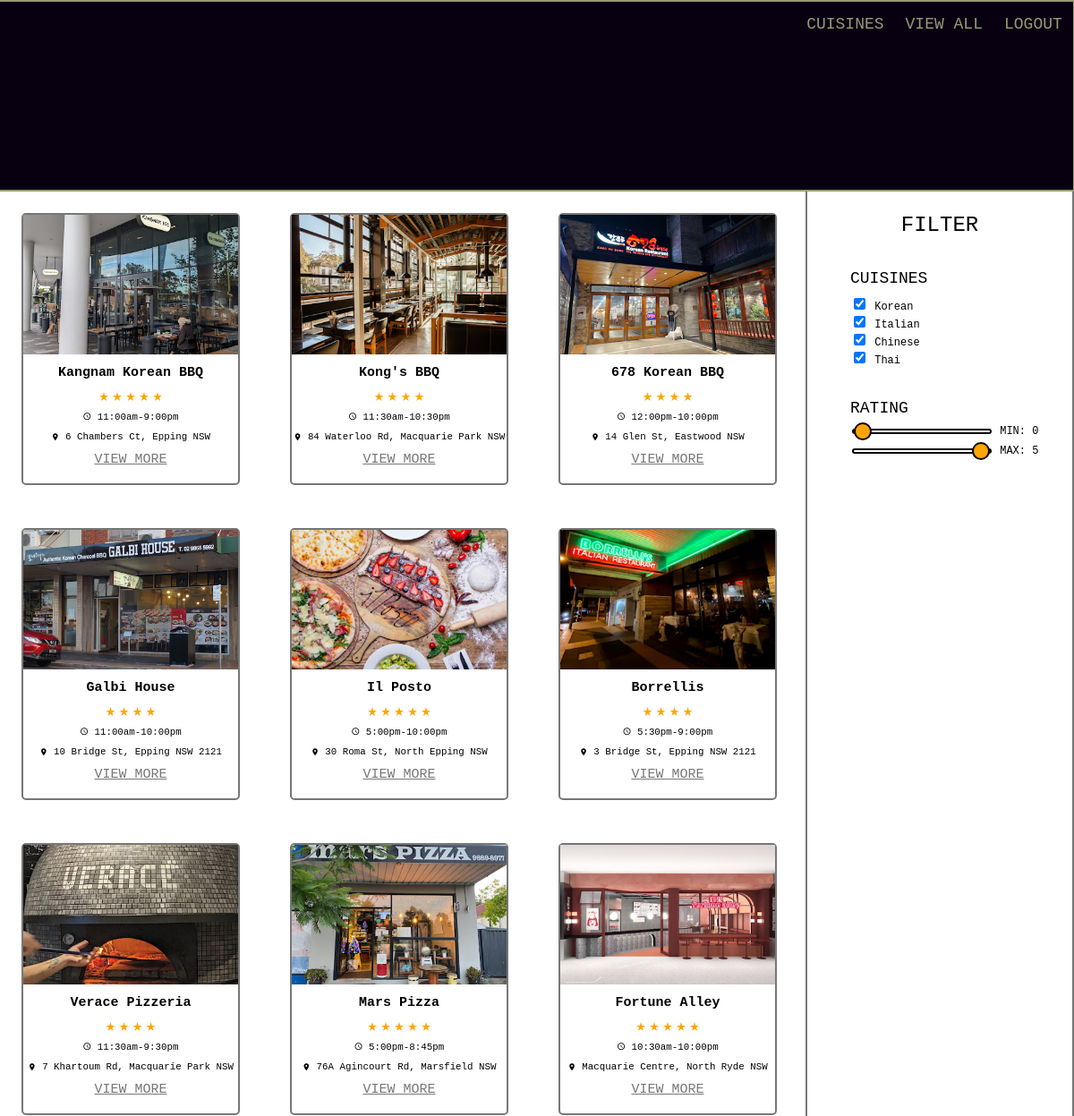
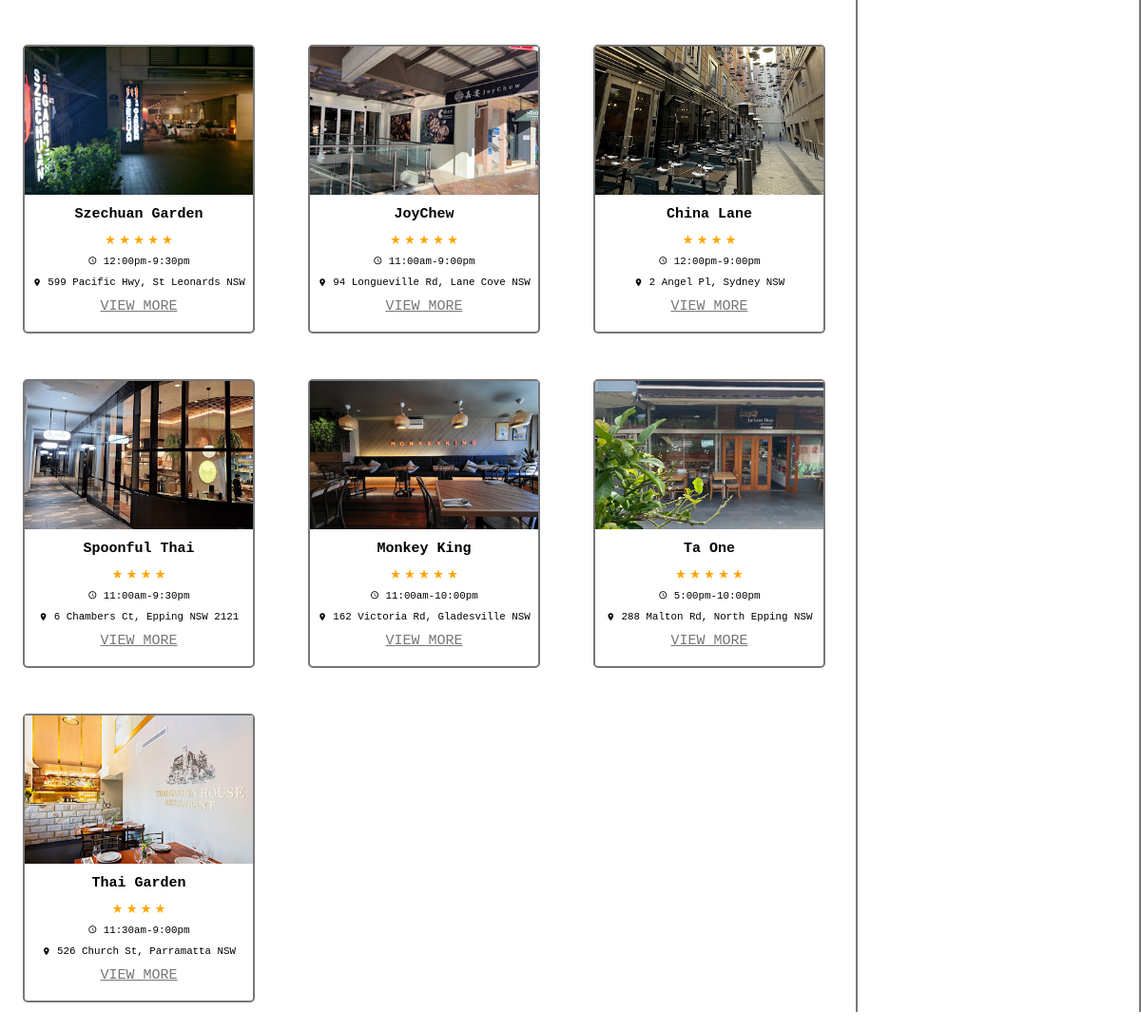
The page /?view=catalogue (signed in) on the database its author committed (2 pictures, top to bottom).
### tables this page shows
CREATE TABLE "catalogue" (
    place_id INTEGER PRIMARY KEY AUTOINCREMENT,
    name TEXT NOT NULL,
    category TEXT NOT NULL,
    coordx FLOAT NOT NULL,
    coordy FLOAT NOT NULL,
    address TEXT NOT NULL,
    open_hours TEXT NOT NULL,
    website TEXT NOT NULL,
    phone_number TEXT NOT NUll
, rating FLOAT);

CREATE TABLE "images" ("set_id" INTEGER NOT NULL PRIMARY KEY AUTOINCREMENT, image1 TEXT NOT NULl, image2 TEXT NOT NULL, image3 TEXT NOT NULL);

### app.py (the view)
@app.route('/', methods=['GET'])
def home():
    try:
        return render_template('index.html',
                               signed_in=session['logged_in'], # <- the part that will be caught if the user is not logged in
                               view=request.args.get("view"),
                               catalogue=sqlite3.connect('database/data.db').cursor()
                                .execute("SELECT * FROM catalogue").fetchall(),
                                images=sqlite3.connect('database/data.db').cursor()
                                .execute("SELECT * FROM images").fetchall(),
                                close=sqlite3.connect('database/data.db').close())
    except KeyError: # if the user isnt logged in
        return render_template('login.html')

### templates/index.html (shortened to what this page needs)
{% include "menu.html" %}
{%if view=="catalogue"%}
    <div class="cataloguecontainer">
    <div class="catalogue">
        {% for i in catalogue %}
            <div class={{i[2]}} rating={{i[9]}}>
            <div class="card">
            <div class="imgcontainer"><img src="static/images/{{images[i[0]][1]}}.png"></div>
                <p style="text-align: center; font-weight: 600; font-size: 1.25vw; margin: 1vw;">{{i[1]}}</p>
                <p style="text-align: center;"><i class="material-icons" style="font-size: 1vw; color: orange; text-align: center;">
                    {% if i[9]>=0.5 %}
                    {% if i[9]>=1.5 %}
                        {% if i[9]>=2.5 %}
                            {% if i[9]>=3.5 %}
                                {% if i[9]>=4.5 %}
                                    star_rate star_rate star_rate star_rate star_rate
                                {%else%}
                                    star_rate star_rate star_rate star_rate
                                {%endif%}
                            {%else%}
                                star_rate star_rate star_rate
                            {%endif%}
                        {%else%}
                            star_rate star_rate
                        {%endif%}
                    {%else%}
                        star_rate
                    {%endif%}
                {%endif%}
                </i></p>
                <p style="text-align: center;"><i class="material-icons" style="font-size: 0.8vw; text-align: center; vertical-align: middle;">schedule</i> {{i[6]}}</p>
                <p style="text-align: center;"><i class="material-icons" style="font-size: 0.8vw; text-align: center; vertical-align: middle;">location_on</i> {{i[5]}}</p>
                <a class="viewmore" href="{{url_for('showplace', place_id=i[0])}}">VIEW MORE</a>
            </div>
            </div>
        {%endfor%}
    </div>
    <div style="font-size: 2vw; border: 2px solid #777; border-top: none; border-bottom:none; color: #000; text-align: center; padding-top: 2vw;">
        FILTER
        <div style="margin-top: 3vw; text-align: left; margin-left: 4vw;"><p style="font-size: 1.5vw;  margin-bottom: -1.5vw;">CUISINES</p><br>
            <input type="checkbox" id="Korean" onclick="updatecatalogue()" checked><label style="font-size: 1vw;"> Korean</label><br>
            <input type="checkbox" id="Italian" onclick="updatecatalogue()" checked><label style="font-size: 1vw;"> Italian</label><br>
            <input type="checkbox" id="Chinese" onclick="updatecatalogue()" checked><label style="font-size: 1vw;"> Chinese</label><br>
            <input type="checkbox" id="Thai" onclick="updatecatalogue()" checked><label style="font-size: 1vw;"> Thai</label><br>
        </div>
        <div style="margin-top: 3vw; text-align: left; margin-left: 4vw;"><p style="font-size: 1.5vw;  margin-bottom: -1.5vw;">RATING</p><br>
            <input type="range" min="0" max="50" value="0" class="ratingslider" id="minrating"><label style="font-size: 1vw" id="minratingtext"> MIN: 0</label>
            <input type="range" min="0" max="50" value="50" class="ratingslider" id="maxrating"><label style="font-size: 1vw" id="maxratingtext"> MAX: 5</label>
    </div>
    </div>
{%endif%}

### templates/menu.html (shortened to what this page needs)
<link rel="stylesheet" href="{{ url_for('static', filename='css/style.css') }}">
<ul>
    {% if session.logged_in %}
        <li> <a href="{{url_for('home', view='category')}}">CUISINES</a></li>
        <li> <a href="{{url_for('home', view='catalogue')}}">VIEW ALL</a></li>
        <li><a href="{{ url_for('logout') }}">LOGOUT</a></li>
    {% else %}
        <li> <a href="{{ url_for('login') }}">LOGIN</a></li>
        <li> <a href="{{ url_for('signup') }}">SIGNUP</a></li>
    {%endif%}
</ul>

### static/css/style.css (style rules this page uses)
ul { max-width: 99.9vw; justify-content: right; display: flex; list-style-type: none; margin: 0; padding: 0; border-style: solid; border-width: 0.2vw; border-color: #997; border-left: none; width: 100%; background-color:#080011; height: 9vh; }
ul > li { right: 1vw; position: relative; display: block; text-align: center; padding-top: 0.75vw; padding-bottom: 0.75vw; padding-left:2vw; }
ul > li a { padding-top: 0.5vw; padding-bottom: 0.5vw; position: relative; display: block; text-align: center; font-size: 1.5vw; text-decoration: none; color: #997; }
.cataloguecontainer { display: grid; grid-template-columns: 75vw 25vw; }
.catalogue { display: grid; grid-template-columns: auto auto auto; width: 75vw; height: 90vh; overflow-x: hidden; overflow-y: scroll; font-size: 0.9vw }
.card { border: 2px solid #777; border-radius: 5px; width: 20vw; height: 25vw; margin: 2vw; text-align: center; }
.imgcontainer { width: 20vw; height: 13vw; overflow: hidden; display: flex; }
.card > .imgcontainer > img { width: 20.1vw; height: 13.1vw; position: relative; left: 50%; top: 50%; transform: translateX(-50%) translateY(-50%); }
.card > a { text-decoration:underline; color: #777; width: 100%; text-align: center; font-size: 1.25vw; }
.ratingslider { margin-bottom: 1vw; appearance: none; -webkit-appearance: none; height: 0.5vw; width: 13vw; outline: none; background-color: #fff; border: 2px solid #000; border-radius: 5px; }

### rows shown on the page
catalogue: image1 (picture), name "Kangnam Korean BBQ", shows "star_rate star_rate star_rate star_rate star_rate", open_hours "11:00am-9:00pm", address "6 Chambers Ct, Epping NSW"
catalogue: image1 (picture), name "Kong's BBQ", rating "star_rate star_rate star_rate star_rate", open_hours "11:30am-10:30pm", address "84 Waterloo Rd, Macquarie Park NSW"
catalogue: image1 (picture), name "678 Korean BBQ", rating "star_rate star_rate star_rate star_rate", open_hours "12:00pm-10:00pm", address "14 Glen St, Eastwood NSW"
catalogue: image1 (picture), name "Galbi House", rating "star_rate star_rate star_rate star_rate", open_hours "11:00am-10:00pm", address "10 Bridge St, Epping NSW 2121"
catalogue: image1 (picture), name "Il Posto", shows "star_rate star_rate star_rate star_rate star_rate", open_hours "5:00pm-10:00pm", address "30 Roma St, North Epping NSW"
catalogue: image1 (picture), name "Borrellis", rating "star_rate star_rate star_rate star_rate", open_hours "5:30pm-9:00pm", address "3 Bridge St, Epping NSW 2121"
catalogue: image1 (picture), name "Verace Pizzeria", rating "star_rate star_rate star_rate star_rate", open_hours "11:30am-9:30pm", address "7 Khartoum Rd, Macquarie Park NSW"
catalogue: image1 (picture), name "Mars Pizza", shows "star_rate star_rate star_rate star_rate star_rate", open_hours "5:00pm-8:45pm", address "76A Agincourt Rd, Marsfield NSW"
catalogue: image1 (picture), name "Fortune Alley", shows "star_rate star_rate star_rate star_rate star_rate", open_hours "10:30am-10:00pm", address "Macquarie Centre, North Ryde NSW"
catalogue: image1 (picture), name "Szechuan Garden", shows "star_rate star_rate star_rate star_rate star_rate", open_hours "12:00pm-9:30pm", address "599 Pacific Hwy, St Leonards NSW"
catalogue: image1 (picture), name "JoyChew", shows "star_rate star_rate star_rate star_rate star_rate", open_hours "11:00am-9:00pm", address "94 Longueville Rd, Lane Cove NSW"
catalogue: image1 (picture), name "China Lane", rating "star_rate star_rate star_rate star_rate", open_hours "12:00pm-9:00pm", address "2 Angel Pl, Sydney NSW"
catalogue: image1 (picture), name "Spoonful Thai", rating "star_rate star_rate star_rate star_rate", open_hours "11:00am-9:30pm", address "6 Chambers Ct, Epping NSW 2121"
catalogue: image1 (picture), name "Monkey King", shows "star_rate star_rate star_rate star_rate star_rate", open_hours "11:00am-10:00pm", address "162 Victoria Rd, Gladesville NSW"
catalogue: image1 (picture), name "Ta One", shows "star_rate star_rate star_rate star_rate star_rate", open_hours "5:00pm-10:00pm", address "288 Malton Rd, North Epping NSW"
catalogue: image1 (picture), name "Thai Garden", rating "star_rate star_rate star_rate star_rate", open_hours "11:30am-9:00pm", address "526 Church St, Parramatta NSW"
